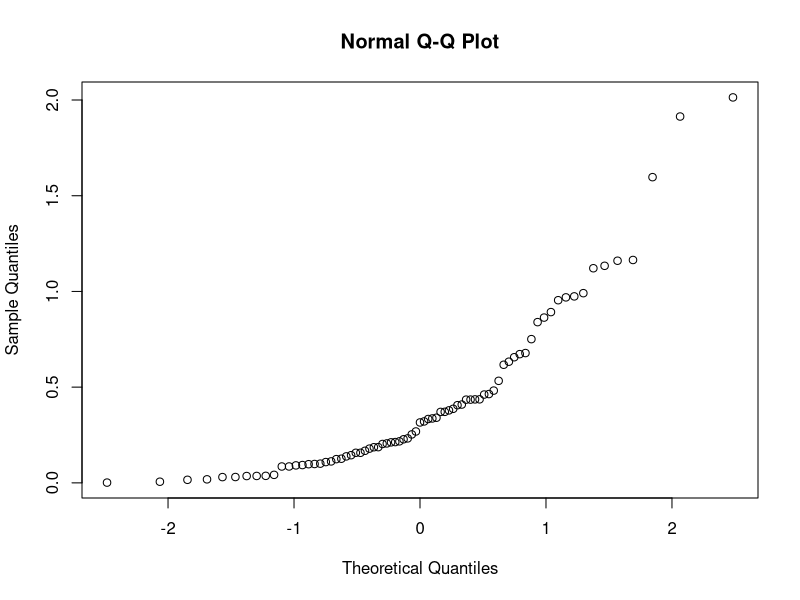
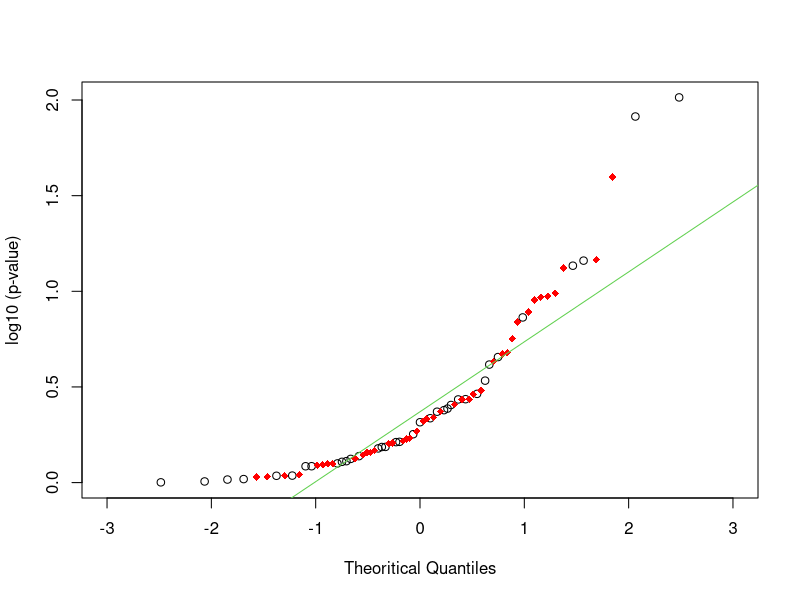

R code for these plots, in order:
 # umesh rosyara 8/23/2012
 qqplotfun <- function (x1, x2) {
   if (!is.numeric(x1)) stop("D'oh! X1 P value vector is not numeric.")
   x1 <- x1[!is.na(x1) & x1<1 & x1>0]
   if (!is.numeric(x2)) stop("D'oh! X2 P value vector is not numeric.")
   x2 <- x2[!is.na(x2) & x2<1 & x2>0]
 x <- c(-log10(x1),-log10(x2))
  qx <- qqnorm(x)
  qx$gr <- c(rep(1, length(x1)), rep(2, length (x2)))
 df1 <- data.frame ( x = qx$x, y= qx$y, gr = qx$gr)
  qx1 <- df1[df1$gr==1,]
 qx2 <- df1[df1$gr==2,] 
 plot(qx1$x,qx1$y, xlab = "Theoritical Quantiles", ylab = "log10 (p-value)", ylim = c(0, max(x)), xlim = c(-3, 3))
 points (qx2$x,qx2$y, col = "red", pch = 18)
 qqline(x, col = 3)

 }
 # example 
x1 <- rnorm (100, 0.5, 1)
x2 <- rnorm (100, 0.3, 1)
qqplotfun (x1, x2)


 
 

 